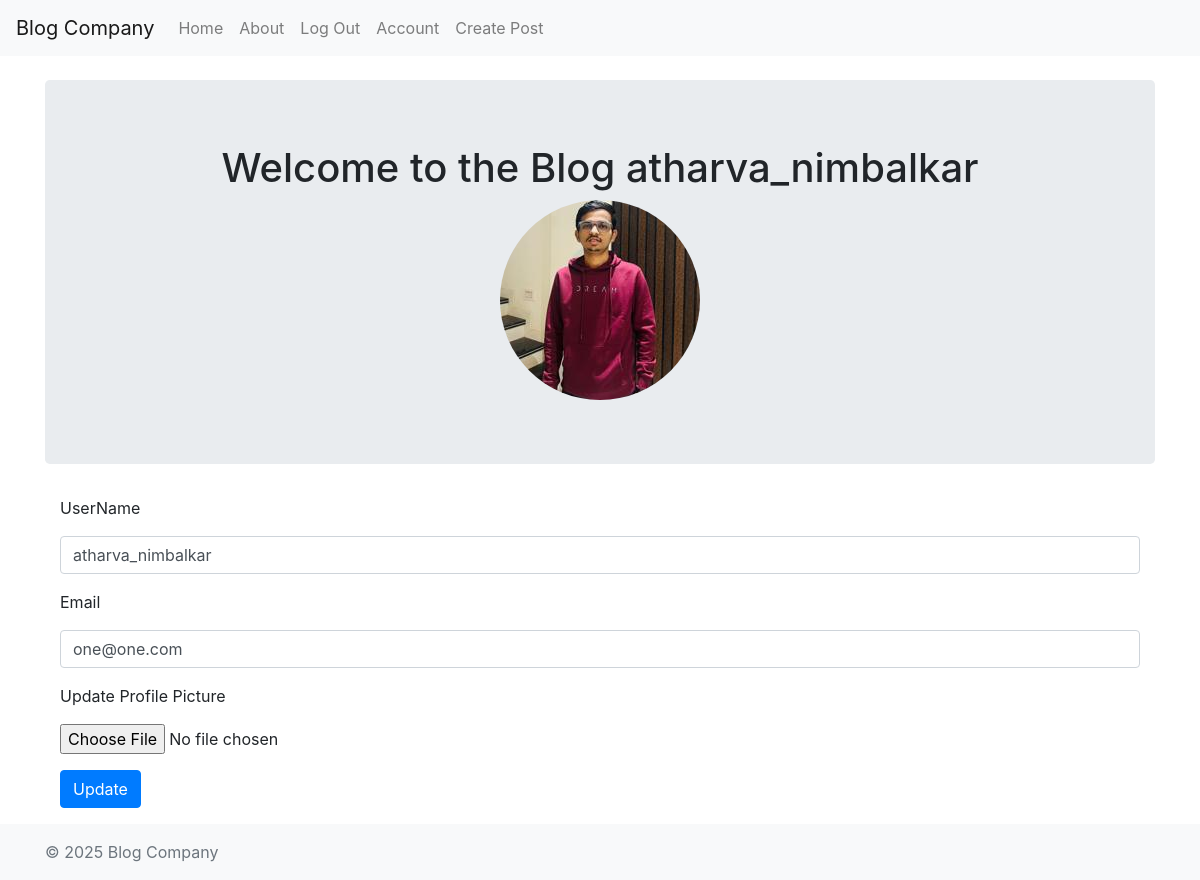
/account (signed in), run on the app's committed database.
### blogcompany/models.py (models this page shows, shortened)
class User(db.Model,UserMixin):
    __tablename__='users'
    id=db.Column(db.Integer,primary_key=True)
    profile_image=db.Column(db.String(20),nullable=False,default='default_profile.jpg')
    email=db.Column(db.String(64),unique=True,index=True)
    username=db.Column(db.String(64),unique=True,index=True)
    password_hash=db.Column(db.String(128))
    posts=db.relationship('BlogPost',backref='author',lazy=True)

### blogcompany/users/views.py (the view)
@users.route("/account",methods=['GET','POST'])
@login_required
def account():
    form=UpdateUserForm()
    if form.validate_on_submit():
        if form.picture.data:
            username=current_user.username
            pic=add_profile_pic(form.picture.data,username)
            current_user.profile_image=pic
        current_user.username=form.username.data
        current_user.email=form.email.data
        db.session.commit()
        flash('User Account Updated!')
        return redirect(url_for('users.account'))
    elif request.method=='GET':
        form.username.data=current_user.username
        form.email.data=current_user.email
    profile_image=url_for('static',filename='profile_pics/'+current_user.profile_image)
    return render_template('account.html',profile_image=profile_image,form=form)

### blogcompany/users/forms.py (shortened to what this page needs)
class UpdateUserForm(FlaskForm):
    email=StringField('Email',validators=[DataRequired(),Email()])
    username=StringField('UserName',validators=[DataRequired()])
    picture=FileField('Update Profile Picture',validators=[FileAllowed(['jpg','png'])])
    submit=SubmitField('Update')

### blogcompany/models.py (called while the page is built)
@login_manager.user_loader
def load_user(user_id):
    return User.query.get(user_id)

### blogcompany/templates/account.html (shortened to what this page needs)
{% extends "base.html" %}
{% block content %}
  <div class="jumbotron text-center">
    <h1>Welcome to the Blog {{current_user.username}}</h1>
    <img class="rounded-circle" src="{{url_for('static',filename='profile_pics/'+current_user.profile_image)}}" alt="Profile Image">
  </div>
  <div class="container">
    <form method="POST" action="" enctype="multipart/form-data">
      <div class="form-group">
        {{form.username.label(class='form-group')}}
        {{form.username(class='form-control')}}
      </div>
      <div class="form-group">
        {{form.email.label(class='form-group')}}
        {{form.email(class='form-control')}}
      </div>
      <div class="form-group">
        {{form.picture.label(class='form-group')}}
        {{form.picture(class='form-control-file')}}
      </div>
      <div class="form-group">
        {{form.submit(class='btn btn-primary')}}
      </div>
    </form>
  </div>
{% endblock %}

### data on the page
User: username "atharva_nimbalkar", profile_image (picture), email "one@one.com"
